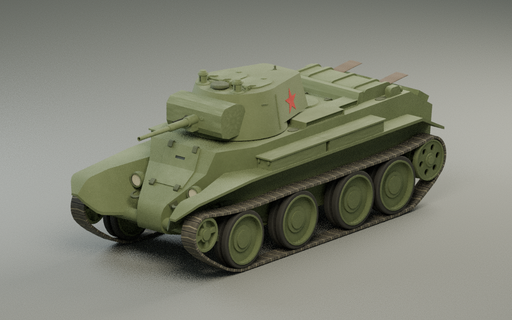
#> input picture tanks/BT7/thumbnail.png, 512 x 320 px
$ python -i build.py   (imports and definitions only)
#> lines starting #> are read from the running program, lines starting #| are printed output that depends on the picture
"""Convert the credited early T-28 into one game model shared by both control prefabs."""
import argparse, io, json
from pathlib import Path
import numpy as np
from PIL import Image as PILImage
from pygltflib import Scene, Image, Texture, BufferView, NormalMaterialTexture
from ..bt7.export import Output, quat
from ..bt7.forms import unit
from ..bt7.source import painted_star
from ..bt7.paint import texture as btpaint
from ..panzer2f.build import skin_track
from ..panzer4c.source import primitive
from .source import SOURCE_SHA, read

AUX=[('l',241,[241,246,249,257,311],[258,265,266,267],266),
     ('r',99,[99,123,129,151,202],[155,169,170,171],170)]
KEY = ['wheels', 'tread', 'hull', 'turret', 'mantlet']
class Basis:
    # [5 lines left out: function __init__, not called in this run]
    def point(self,p):
        return ((np.asarray(p) - self.off) * self.scale)[..., [0, 2, 1]] * [-1, 1, 1]
    def normal(self,n):
        return unit((n / self.scale)[..., [0, 2, 1]] * [-1, 1, 1])

# [50 lines left out: functions tex, add_normals, not called in this run]

def build(inp,out):
    out.mkdir(exist_ok=True, parents=True)
    ps, images, credit = read(inp)
    credit = dict(credit, adaptation='Repainted original UVs, articulated three turrets and running gear, supplied game rig and two red stars.')
    B = Basis(ps)
    g = Output(images, 'T28', tex)
    g.pos = []
    root = g.node('Hull')
    g.g.scenes = [Scene(nodes=[root])]
    g.g.scene = 0
    # [8 lines left out: functions ring, tip, not called in this run]
    tur = g.node('Turret', root, ring(10009))
    pivot = B.point([0.00025, -0.61, 0.9071])
    gun = g.node('Gun', tur, pivot)
    rec = g.node('Barrel_Recoil', gun, pivot)
    muzzle, coax = (tip(20008), tip(10014))
    mn = g.node('Muzzle_Main', rec, muzzle)
    cn = g.node('Muzzle_Coax_DT', gun, coax)
    assigned = {}
    wheels = []
    aux = []
    marked = {}
    # [4 lines left out: function take, not called in this run]
    # Hull lamps and driver stay on the hull; antenna stanchions, cupola and rear ball port
    # stay on the main turret. Only the actual inner tube recoils inside the fixed jacket.
    for k in ps:
        if k//10000==1:
            take(k, gun if k in (10011, 10013, 10014, 10015) else tur)
        elif k//10000==2:
            take(k, rec if k == 20008 else gun)
    auxroot = g.node('T28_AuxRig', root)
    for tag,ringid,upper,mounts,bore in AUX:
        yaw = g.node('T28_Aux_' + tag, auxroot, ring(ringid))
        axis = B.point(ps[mounts[0]].c)
        pitch = g.node('T28_DT_' + tag, yaw, axis)
        tipnode = g.node('T28_DT_Muzzle_' + tag, pitch, tip(bore))
        for k in upper:
            take(k, yaw)
        for k in mounts:
            take(k, pitch)
        aux.append(dict(side=tag,yawNode=yaw,pitchNode=pitch,muzzleNode=tipnode,
                        pivot=g.pos[yaw].tolist(),mount=axis.tolist(),muzzle=g.pos[tipnode].tolist()))
    # Put nonstandard radii ahead of the road wheels in the node table. Older Hatch
    # clients cache 28 radii; leftover entries then use the identical mean road radius.
    wheel_geometry = []
    for group,side,tag in [(4,'left','l'),(3,'right','r')]:
        objs = {k: o for k, o in ps.items() if o.mesh == group}
        # The 12 outer wheel faces and four support rollers give exact axle locations.
        axles = sorted([o.c[1:] for o in objs.values() if 0.128 < o.span[2] < 0.145 and 0.09 < o.c[2] < 0.105 and (0.442 < abs(o.c[0]) < 0.47)], key=lambda p: p[0])
        returns = sorted([o.c[1:] for o in objs.values() if 0.105 < o.span[2] < 0.125 and o.c[2] > 0.38 and (0.442 < abs(o.c[0]) < 0.47)], key=lambda p: p[0])
        if len(axles)!=12 or len(returns)!=4:
            raise ValueError((side, len(axles), len(returns)))
        ag = [('road', f'{i + 1:02}', float(y), float(z), 0.0689) for i, (y, z) in enumerate(axles)]
        ag += [('return', f'return_{i + 1}', float(y), float(z), 0.059) for i, (y, z) in enumerate(returns)]
        ag += [('idler', 'idler', -1.2615, 0.345, 0.154), ('drive', 'drive', 1.291, 0.3169, 0.156)]
        wheel_geometry.append((group, side, tag, objs, axles, ag))
    wheel_lookup = {}
    for road_pass in (False,True):
        for group,side,tag,objs,axles,ag in wheel_geometry:
            s = 1 if side == 'left' else -1
            for kind,suffix,y,z,rr in ag:
                if (kind=='road') != road_pass:
                    continue
                center = B.point([s * 0.488, y, z])
                name = 'wheel_' + tag + '_' + suffix
                anchor = g.node('Suspension_' + name, root, center) if kind == 'road' else root
                n = g.node(name, anchor, center)
                wheel_lookup[side, suffix] = n
                w = dict(
                    node=n,
                    name=name,
                    center=center.tolist(),
                    radius=float(rr * B.scale[2]),
                    side=side,
                    wheelKind=kind,
                    roadWheel=kind == 'road'
                )
                if kind=='road':
                    w.update(suspensionNode=anchor, restLocalPosition=center.tolist())
                wheels.append(w)
    for group,side,tag,objs,axles,ag in wheel_geometry:
        s = 1 if side == 'left' else -1
        axleids = [wheel_lookup[side, w[1]] for w in ag]
        bogies = []
        for i in range(6):
            y = (axles[2 * i][0] + axles[2 * i + 1][0]) * 0.5
            bogies.append((y, g.node(f'Bogie_{tag}_{i + 1:02}', root, B.point([s * 0.488, y, 0.193]))))
        for k,o in objs.items():
            # All original discs, teeth, hubs and spokes are assigned by their actual
            # radius about an axle. The six suspension bridges span two wheels each.
            eligible = []
            for ii,(_,_,y,z,rr) in enumerate(ag):
                R = np.linalg.norm(o.p[:, :, [1, 2]] - [y, z], axis=2)
                if R.max()<rr+.012:
                    eligible.append((np.linalg.norm(o.c[1:] - [y, z]), ii))
            if eligible:
                take(k, axleids[min(eligible)[1]])
            else:
                dy, node = min(((abs(o.c[1] - y), n) for y, n in bogies))
                if dy>.025:
                    raise ValueError(('Unidentified running gear', k, o.c))
                take(k, node)
    def part(o):
        return primitive(B.point(o.p), B.normal(o.n), o.uv, KEY[o.atlas])
    group = {}
    for k,o in ps.items():
        if o.mesh==5:
            continue
        dest = assigned.get(k, root)
        group.setdefault(dest, []).append(part(o))
    for n,parts in group.items():
        g.mesh(n, parts)
    for side,sign in [('l',-1),('r',1)]:
        shell = part(ps[10009])
        cy = B.point([0, 0, 0.89])[1]
        cz = B.point([0, -0.25, 0])[2]
        p = painted_star(shell, sign, cy, cz, 0.234)
        decal = g.node('Red_star_' + side, tur, g.pos[tur])
        g.mesh(decal, [p])
        marked[side] = decal
    lengths = []
    periods = []
    for tag,side in [('l','left'),('r','right')]:
        pieces = [o for o in ps.values() if o.mesh == 5 and (o.c[0] > 0) == (side == 'left')]
        p = np.concatenate([o.p for o in pieces])
        uv = np.concatenate([o.uv for o in pieces]).copy()
        n = np.concatenate([o.n for o in pieces])
        uv[:, :, 1] *= -1
        v = B.point(p)
        bottom = (v[:, :, 1].max(1) < 0.035) & (abs(v[:, :, 2]).max(1) < 2)
        dz = np.ptp(v[:, :, 2], axis=1)
        du = np.ptp(uv[:, :, 1], axis=1)
        good = bottom & (dz > 0.03) & (du > 0.03) & (du < 1)
        per = float(np.median(dz[good] / du[good]))
        periods.append(per)
        # Exactly 45 full original UV cycles; account for the wrap on each atlas strip.
        probe = np.isclose(uv[:, :, 0], 0.276, atol=0.003)
        vspan = float(np.ptp(uv[:, :, 1][probe]))
        tiles = round(vspan)
        if tiles not in range(42,49):
            raise ValueError(('Belt seam', vspan))
        lengths.append(per * tiles)
        node = g.node('track_' + tag, root)
        g.mesh(node, [primitive(v, B.normal(n), uv, 'tread_' + tag)])
        skin_track(g, root, node, [w for w in wheels if w['side'] == side and w['roadWheel']], side)
        g.g.skins[-1].name = 'T28_' + side + '_contacts'
    assert np.isclose(periods[0], periods[1], rtol=0.003)
    t = np.linspace(0, 4, 49)
    g.clip('Road_and_return_wheels', [(w['node'], 'rotation', t, quat(0, -t / w['radius'])) for w in wheels])
    g.clip('Bogie_contact', [(
        w['suspensionNode'],
        'translation',
        t,
        np.array(w['center']) + np.c_[
            t * 0,
            0.036 * np.sin(t * np.pi / 2) * np.cos(t * 3 + w['center'][2] * 1.9),
            t * 0
        ]
    ) for w in wheels if w['roadWheel']])
    tt = [0, 1, 2, 3, 4]
    motion = [
        (tur, 'rotation', tt, quat(1, np.radians([0, 32, 0, -32, 0]))),
        (gun, 'rotation', tt, quat(0, np.radians([0, 12, 0, -7, 0]))),
        (rec, 'translation', [0, 1.25, 1.32, 1.65, 4], [[0, 0, 0], [0, 0, 0], [0, 0, 0.12], [0, 0, 0], [0, 0, 0]])
    ]
    for sub in aux:
        gl = [0, 12, 0, -27, 0] if sub['side'] == 'l' else [0, 27, 0, -12, 0]
        motion.extend([(
            sub['yawNode'],
            'rotation',
            tt,
            quat(1, np.radians(gl))
        ), (sub['pitchNode'], 'rotation', tt, quat(0, np.radians([0, 8, 0, -5, 0])))])
    g.clip('Three_turrets_and_recoil', motion)
    add_normals(g, images)
    g.g.asset.extras = dict(
        **credit,
        coordinates='metres, +Y up, -Z forward',
        variant='Early cylindrical turret and short KT-28'
    )
    g.save(out / 'model.glb')
    def box(v,org):
        lo, hi = (v.min((0, 1)), v.max((0, 1)))
        return dict(center=((lo + hi) / 2 - org).tolist(), size=(hi - lo).tolist())
    rig=dict(format=1,forward='-Z',turret=dict(node=tur,pivot=g.pos[tur].tolist(),speedDegSec=12),
             gun=dict(node=gun,pivot=pivot.tolist(),elevation=25,depression=5,recoil=.12,recoilNode=rec),
             muzzle=dict(node=mn,position=muzzle.tolist()),coaxMuzzle=dict(node=cn,position=coax.tolist()),
             wheels=wheels,tracks=['track_l','track_r'],trackLoopMeters=float(np.mean(periods)),trackAnimation=dict(axis='V',physicalLoopMeters=lengths,textureTilesPerLoop=tiles,lowerRunDirection='+Z'),
             auxiliaryTurrets=aux,markings=marked,suspension=dict(travel=.13,restCompression=.065,springPerWheel=177000,damperPerWheel=6650,totalMassKg=28000,contacts=24),
             colliders=dict(hull=box(B.point(ps[17].p),np.zeros(3)),turret=box(B.point(ps[10009].p),g.pos[tur]),unit=dict(center=[0,1.41,0],size=[2.87,2.82,7.44])),
             source=credit,sourceSha256=SOURCE_SHA)
    (out / 'rig.json').write_text(json.dumps(rig, ensure_ascii=False, indent=2) + '\n')
    print('T-28', len(wheels), 'wheel axles;', len(aux) + 1, 'turrets; track repeats', periods)
# [6 lines not run here, left out]

>>> import cv2
>>> picture = cv2.imread('../../tanks/BT7/thumbnail.png', cv2.IMREAD_GRAYSCALE)
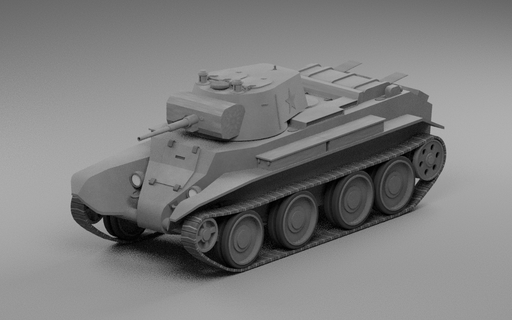
#> picture: shape (320, 512); min 0, max 181, mean 126.1
>>> result = build(picture, 'out.png')
#> (the run stopped early here; a loop or call above may not have finished)
